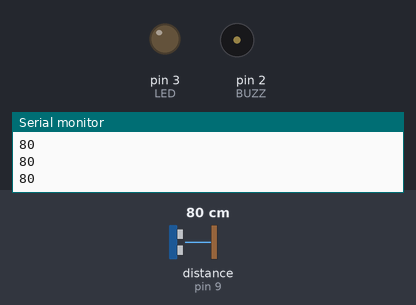
A sketch run on a simulated Arduino Uno, built with avr-gcc and run on an emulated ATmega328P. On the bench: output pins drawn as LEDs (lit = HIGH), buzzer (waves = sounding), the last lines printed to the serial monitor. Wiring (inferred from the names in the program): ultrasonic range finder: trigger pin 10; echo pin 9. Dashed ring = blinking. Inputs (shaded band) come from the test bench; at power-on: distance to the obstacle (sensor on pin 9) 80 cm. The echo pulse lasts 58.3 µs per cm; pins used as bus, display or sensor lines are not drawn.

Above: at 1.2 s.
1.3 s: distance to the obstacle (sensor on pin 9) set to 23 cm
2.8 s: distance to the obstacle (sensor on pin 9) set to 18 cm
At 3.7 s:
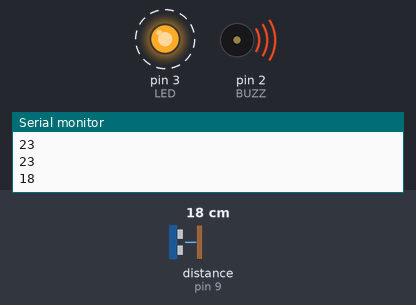
5.8 s: distance to the obstacle (sensor on pin 9) set to 35 cm
At 6.8 s:
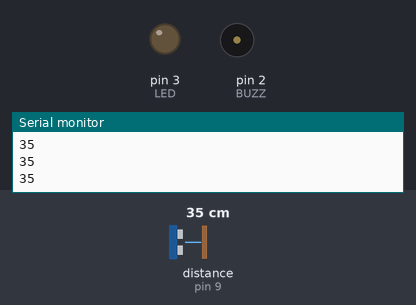
7.6 s: distance to the obstacle (sensor on pin 9) set to 17 cm
At 8.4 s:
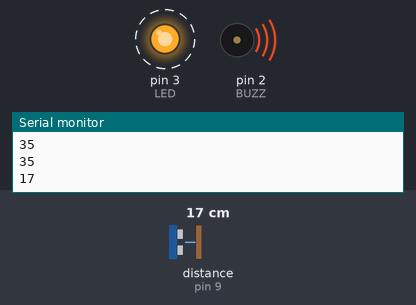
Timing chart, 0 to 11.6 s (numbered marks = the images above; inputs shaded):
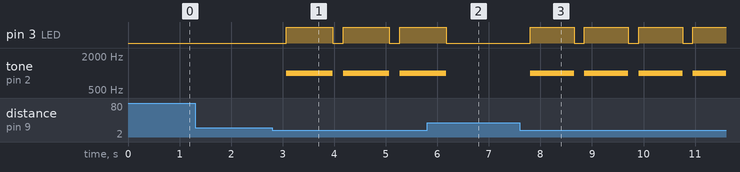

The sketch:

sketch_feb15a.ino
```cpp
int TRIG=10;
int ECHO=9;
int LED=3;
int BUZZ=2;
int DURATION;
int DISTANCE;


void setup() {
  pinMode(TRIG, OUTPUT);
  pinMode(ECHO, INPUT);
  pinMode(LED, OUTPUT);
  pinMode(BUZZ, OUTPUT);

  Serial.begin(9600);
}

void loop() {
  digitalWrite(TRIG, HIGH);
  delay(1);
  digitalWrite(TRIG, LOW);
  DURATION = pulseIn(ECHO, HIGH);
  DISTANCE = DURATION / 58.2; // DISTANCE IN SECONDS FOR HC-SR04 SENSOR

  Serial.println(DISTANCE);
  delay(200);
  if (DISTANCE<=20 && DISTANCE>=0){
    digitalWrite(LED, HIGH);
    tone(BUZZ, 1000);
    delay(DISTANCE * 50);
    digitalWrite(LED, LOW);
    noTone(BUZZ);
  }
}
```

Measured:
- the behaviour switches between 21 and 20 cm on distance to the obstacle (sensor on pin 9) (found by bisection; images 0 and 1)
- after the input at 2.8 s, pin 3 (LED): alternates HIGH for 0.90 s and LOW for 0.20 s, starting after 0.27 s; tone on pin 2 (BUZZ): alternates 1000 Hz for 0.90 s and silent for 0.20 s, starting after 0.27 s
- after the input at 5.8 s, pin 3 (LED): goes on until 6.2 s, then stays LOW; tone on pin 2 (BUZZ): goes on until 6.2 s, then stays silent
- after the input at 7.6 s, pin 3 (LED): alternates HIGH for 0.85 s and LOW for 0.20 s, starting after 0.20 s; tone on pin 2 (BUZZ): alternates 1000 Hz for 0.85 s and silent for 0.20 s, starting after 0.20 s
